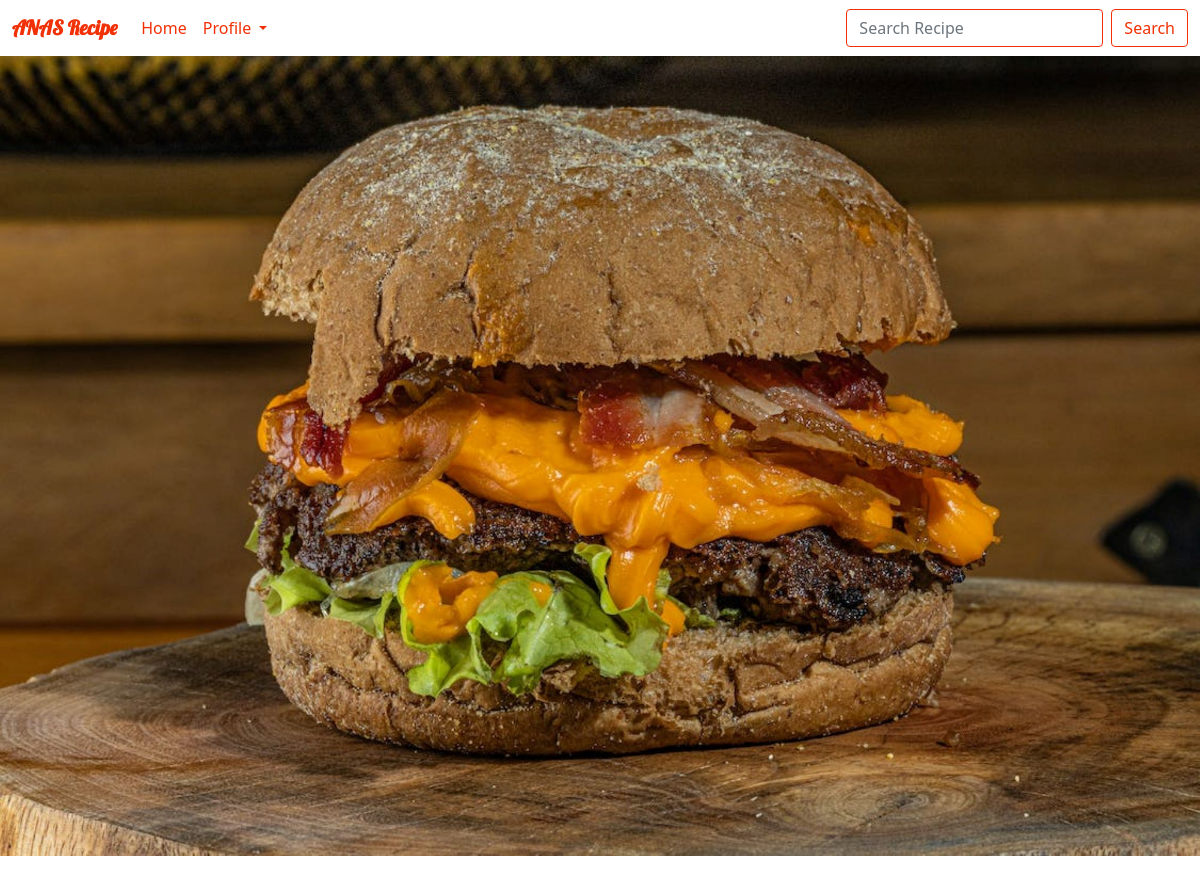
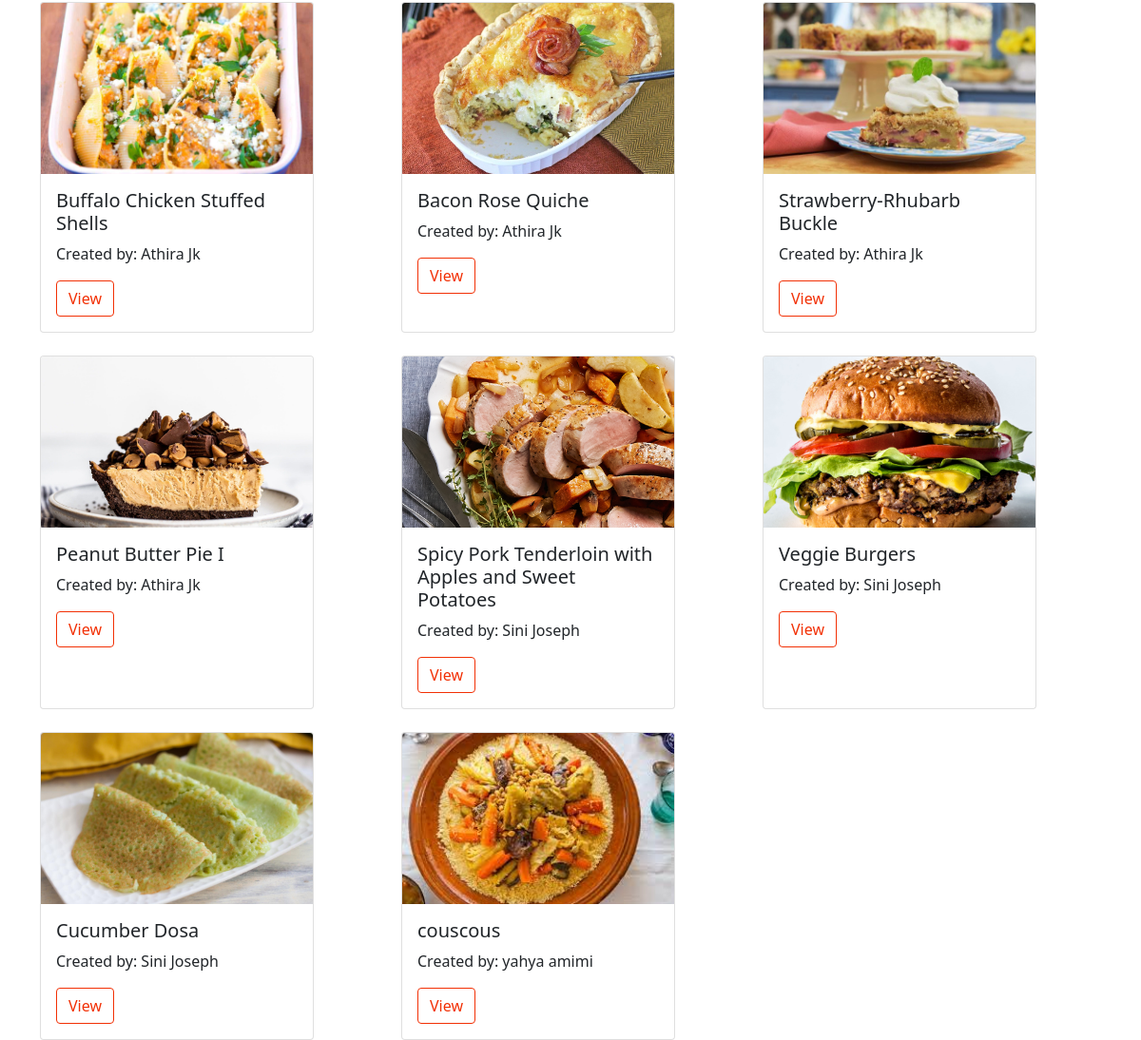
Page /users/home (signed in) on the committed database (2 pictures, top to bottom).
### recipes/models.py (models this page shows, shortened)
class recipe(models.Model):
    recipe_name = models.CharField(max_length=120)
    ingredient = models.CharField(max_length=600)
    category = models.CharField(max_length=120)
    recipe_pic = models.ImageField(upload_to="images")
    How_to_make = models.CharField(max_length=600)
    created_by = models.ForeignKey(to=User,on_delete=models.CASCADE)

### users/views.py (the view)
# urls.py: path('home',views.UserHome.as_view(),name="userhome"),
class UserHome(TemplateView):
    model = Profile
    template_name = 'home/home.html'
    context = {}
    def get_object(self,user):
        return Profile.objects.get(user=user)
    def get(self,request,*args,**kwargs):
        user = request.user.id
        if user:
            data = recipe.objects.filter(~Q(created_by=user))
            self.context['data'] = data
            try:
                profile = self.get_object(user)
                self.context['profile'] = 'pro_exist'
                return render(request,self.template_name,self.context)
            except Exception:
                return render(request,self.template_name, self.context)
        return redirect('home')

### home/templates/home/home.html (shortened to what this page needs)
<!DOCTYPE html>
<html lang="en">
<head>
    <link href="https://cdn.jsdelivr.net/npm/bootstrap@5.0.0-beta3/dist/css/bootstrap.min.css" rel="stylesheet">
    {% load static %}
    <link rel="stylesheet" href="{% static 'home/css/home.css' %}">
</head>
<body>
{% include 'home/nav.html' %}
<div class="figure">
    <img src="{% static 'home/images/aaa.jpg' %}">
</div>
{% include 'home/card.html' %}
</body>
</html>

### home/templates/home/card.html
<div class="container">
  <div class="row row-cols-1 row-cols-md-3 g-4">
  {% for obj in data %}
    {% if obj.created_by == request.user %}
      <div class="col-3">
        <div class="card h-100" style="width: 18rem;">
          <img src="/{{obj.recipe_pic}}" class="card-img-top" alt="...">
          <div class="card-body">
            <h5 class="card-title">{{obj.recipe_name}}</h5>
            <p class="card-text">Created by: {{obj.created_by.first_name}} {{obj.created_by.last_name}}</p>
            <a href="{% url 'viewrecipe' obj.pk %}" class="btn btn-outline-success" id="bt1">View</a>
            <a href="{% url 'editrecipe' obj.pk %}" class="btn btn-outline-success" id="bt2">Edit</a>
            <a href="{% url 'deleterecipe' obj.pk %}" class="btn btn-outline-success" id="bt3">Delete</a>
          </div>
        </div>
      </div>
    {% else %}
      <div class="col-3">
        <div class="card h-100" style="width: 18rem;">
          <img src="/{{obj.recipe_pic}}" class="card-img-top" alt="...">
          <div class="card-body">
            <h5 class="card-title">{{obj.recipe_name}}</h5>
            <p class="card-text">Created by: {{obj.created_by.first_name}} {{obj.created_by.last_name}}</p>
            <a href="{% url 'viewrecipe' obj.id %}" class="btn btn-outline-success" id="bt">View</a>
          </div>
        </div>
      </div>
    {% endif %}
  {% endfor %}
  </div>
</div>

### home/static/home/css/home.css (style rules this page uses)
.container { position: relative; padding-top:2% }
.btn-outline-success, .btn-outline-success:focus, .btn-outline-success:active, .btn-outline-success:hover { color: #F23005!important ; border-color: #F23005 !important; }
.card-img-top { width: 100%; height: 15vw; object-fit: cover; }
.figure { position: relative; display: inline-block; max-width: 100%; }
.figure img { display:block; max-width: 100%; }

### rows in the picture
recipe: recipe_pic (picture), recipe_name "Buffalo Chicken Stuffed Shells", created_by.first_name "Athira", created_by.last_name "Jk"
recipe: recipe_pic (picture), recipe_name "Bacon Rose Quiche", created_by.first_name "Athira", created_by.last_name "Jk"
recipe: recipe_pic (picture), recipe_name "Strawberry-Rhubarb Buckle", created_by.first_name "Athira", created_by.last_name "Jk"
recipe: recipe_pic (picture), recipe_name "Peanut Butter Pie I", created_by.first_name "Athira", created_by.last_name "Jk"
recipe: recipe_pic (picture), recipe_name "Spicy Pork Tenderloin with Apples and Sweet Potatoes", created_by.first_name "Sini", created_by.last_name "Joseph"
recipe: recipe_pic (picture), recipe_name "Veggie Burgers", created_by.first_name "Sini", created_by.last_name "Joseph"
recipe: recipe_pic (picture), recipe_name "Cucumber Dosa", created_by.first_name "Sini", created_by.last_name "Joseph"
recipe: recipe_pic (picture), recipe_name "couscous", created_by.first_name "yahya", created_by.last_name "amimi"
